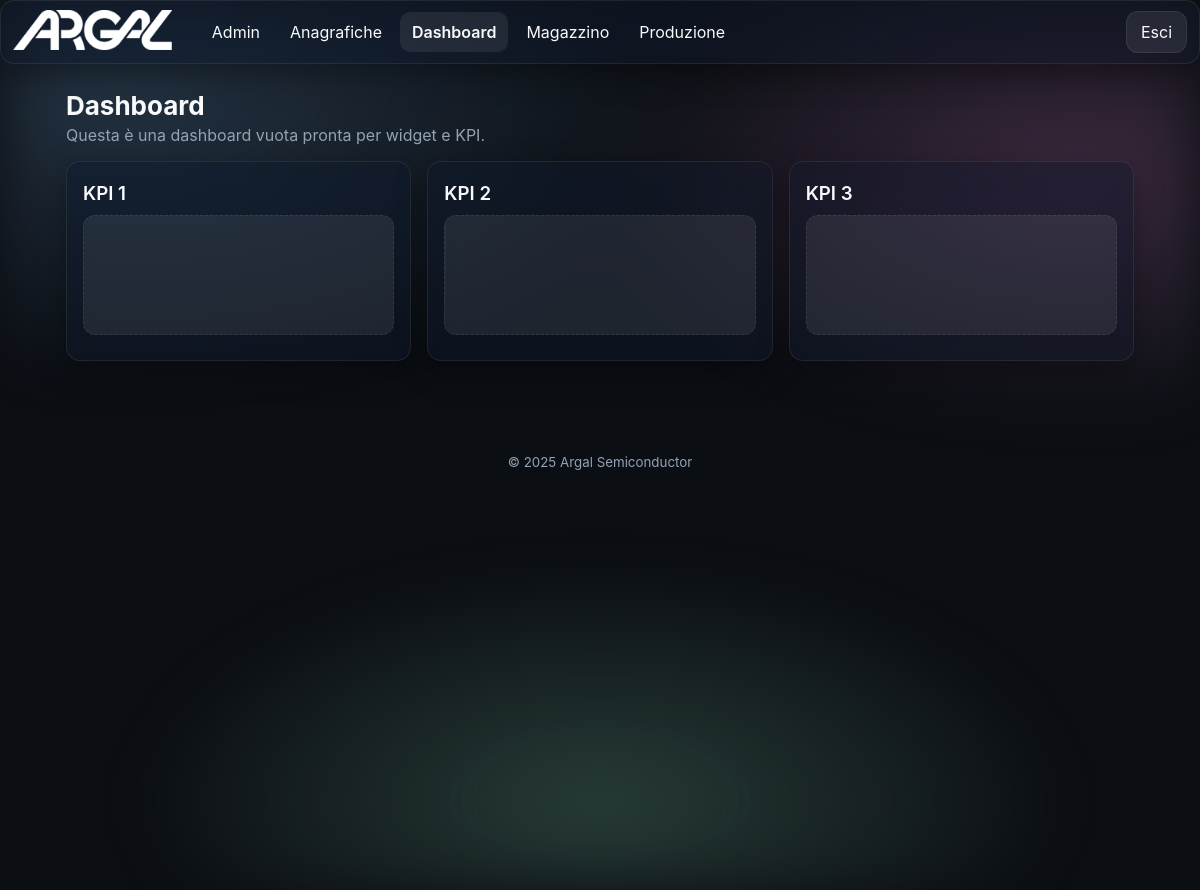
The page /dashboard/ (signed in) on the database its author committed.
### app/models.py (models this page shows)
class TimestampMixin(db.Model):
    __abstract__ = True
    created_at = db.Column(db.DateTime, default=datetime.utcnow)
    updated_at = db.Column(db.DateTime, default=datetime.utcnow, onupdate=datetime.utcnow)

class Module(TimestampMixin):
    __tablename__ = 'modules'
    id = db.Column(db.Integer, primary_key=True)
    name = db.Column(db.String(100), unique=True, nullable=False)
    slug = db.Column(db.String(100), unique=True, nullable=False)
    endpoint = db.Column(db.String(120), unique=True, nullable=False)
    enabled = db.Column(db.Boolean, default=True)
    icon = db.Column(db.String(100), default='cube')

### app/blueprints/dashboard/routes.py (the view)
@dashboard_bp.route('/')
@login_required
def index():
    return render_template('dashboard/index.html')

### app/models.py (called while the page is built)
@login_manager.user_loader
def load_user(user_id):
    try:
        return User.query.get(int(user_id))
    except Exception:
        return None

### app/templates/dashboard/index.html (shortened to what this page needs)
{% extends 'base.html' %}
{% block content %}
<section class="section">
  <h2 class="section-title">Dashboard</h2>
  <p class="section-subtitle">Questa è una dashboard vuota pronta per widget e KPI.</p>
  <div class="grid grid-3">
    <div class="card glass tall"><h3 class="card-title">KPI 1</h3><div class="placeholder shimmering"></div></div>
    <div class="card glass"><h3 class="card-title">KPI 2</h3><div class="placeholder shimmering"></div></div>
    <div class="card glass"><h3 class="card-title">KPI 3</h3><div class="placeholder shimmering"></div></div>
  </div>
</section>
{% endblock %}

### app/templates/base.html (shortened to what this page needs)
<!doctype html>
<html lang="it" data-theme="dark">
<head>
  <link rel="stylesheet" href="{{ url_for('static', filename='css/styles.css') }}">
</head>
{% set _endpoint = request.endpoint or '' %}
{% set _detected_module = (_endpoint.split('.')|first) %}
{% if active_module is defined and active_module %}
  {% set _forced_module = active_module %}
{% elif g is defined and g.active_module is defined and g.active_module %}
  {% set _forced_module = g.active_module %}
{% else %}
  {% set _forced_module = None %}
{% endif %}
{% set _current_module = _forced_module if _forced_module else _detected_module %}
<body data-module="{{ _current_module or '' }}">
  <div class="bg-aurora"></div>
  {% if current_user.is_authenticated and not embedded %}
  <header class="app-header glass">
    <div class="brand">
      <a href="{{ url_for('dashboard.index') }}" class="brand-link" style="display:inline-block;">
        <img src="{{ url_for('static', filename='img/logo.png') }}" alt="Logo" class="logo">
      </a>
    </div>
    <nav class="nav-desktop">
      {% for m in enabled_modules %}
        {% set mod_bp = (m.endpoint.split('.')|first) %}
        {% set is_active = (mod_bp == _current_module) %}
        {% set display_name = 'Anagrafiche' if (m.slug == 'products' or m.name == 'Prodotti') else m.name %}
        <a class="nav-link{{ ' active' if is_active else '' }}" href="{{ url_for(m.endpoint) }}" data-module-target="{{ mod_bp }}">{{ display_name }}</a>
      {% endfor %}
    </nav>
    <div class="header-actions">
      <a class="btn btn-ghost" href="{{ url_for('auth.logout') }}">Esci</a>
    </div>
  </header>
  {% endif %}
  <main class="container">
    {% block content %}{% endblock %}
  </main>
  {% if not embedded %}
  <footer class="app-footer">
    <small>© {{ 2025 }} Argal Semiconductor</small>
  </footer>
  {% endif %}
</body>
</html>

### app/static/css/styles.css (style rules this page uses)
:root { --radius: 14px; --gap: 16px; --glass-bg: rgba(255,255,255,.10); --glass-stroke: rgba(255,255,255,.25); --text: #0b0b0c; --muted: #6b7280; --bg: #f6f7fb; --card: rgba(255,255,255,.6); --shadow: 0 10px 30px rgba(2,6,23,.15); }
html[data-theme='dark'] { --glass-bg: rgba(17,25,40,.50); --glass-stroke: rgba(255,255,255,.08); --text: #f8fafc; --muted: #93a3b3; --bg: #0b0e13; --card: rgba(255,255,255,.08); --shadow: 0 10px 30px rgba(0,0,0,.35); color-scheme: dark light; }
* { box-sizing:border-box; }
html,body { height:100%; }
body { margin:0; font-family: -apple-system, BlinkMacSystemFont, "Segoe UI", Roboto, Inter, "Helvetica Neue", Arial, "Apple Color Emoji","Segoe UI Emoji", "Segoe UI Symbol"; color: var(--text); background: var(--bg); }
.container { max-width:1100px; margin: 90px auto 60px; padding: 0 16px; }
.bg-aurora { position: fixed; inset: 0; background: radial-gradient(1200px 600px at 10% 10%, #8ec5ff33 0%, transparent 50%), radial-gradient(1000px 500px at 90% 20%, #ffa3e533 0%, transparent 50%), radial-gradient(1200px 600px at 50% 90%, #a7f3d033 0%, transparent 40%); filter: blur(30px) saturate(120%); animation: float 16s linear infinite alternate; z-index: -1; }
.glass { background: var(--glass-bg); border: 1px solid var(--glass-stroke); backdrop-filter: blur(14px) saturate(140%); -webkit-backdrop-filter: blur(14px) saturate(140%); border-radius: var(--radius); box-shadow: var(--shadow); }
.app-header { position: fixed; top: 0; left: 0; right: 0; height: 64px; display:flex; align-items:center; gap:16px; padding: 0 12px; z-index: 1000; }
.brand { display:flex; align-items:center; gap:10px; }
.brand .logo { height: 40px; width: auto; }
.nav-desktop { margin-left: 12px; display:none; gap:6px; }
.nav-desktop .nav-link { display:inline-flex; align-items:center; gap:8px; padding:10px 12px; border-radius: 10px; text-decoration:none; color:inherit; transition: transform .2s ease, background .2s ease, font-weight .2s ease; }
.nav-desktop .nav-link.active, .nav-mobile .nav-link.active { font-weight:600; background: var(--card); }
.header-actions { margin-left:auto; display:flex; align-items:center; gap:10px; }
@media (min-width: 900px) { .nav-desktop { display:flex; } }
.btn { display:inline-flex; align-items:center; justify-content:center; gap:8px; padding:10px 14px; border-radius: 12px; border:1px solid var(--glass-stroke); background: var(--card); cursor:pointer; text-decoration:none; color:inherit; transition: transform .2s ease, filter .2s ease, background .2s ease; }
.section { margin-top: 12px; }
.section-title { font-size: 26px; margin: 10px 0; }
.section-subtitle { color: var(--muted); margin-top: -6px; }
.grid { display:grid; gap: var(--gap); }
.grid-3 { grid-template-columns: repeat(1, minmax(0,1fr)); }
@media (min-width: 950px) { .grid-3 { grid-template-columns: repeat(3, minmax(0,1fr)); } }
.card { padding: 16px 16px 22px; }
.card.tall { min-height:200px; }
.card-title { margin: 4px 0 10px; font-weight:600; }
.placeholder { height: 120px; border-radius: 12px; background: var(--card); border:1px dashed var(--glass-stroke); }
.shimmering { position: relative; overflow:hidden; }
.shimmering::after { content:""; position:absolute; inset:0; transform: translateX(-100%); background: linear-gradient(120deg, transparent, #ffffff33, transparent); animation: shimmer 1.8s infinite; }
.app-footer { text-align:center; padding: 30px 0; color: var(--muted); }

### rows shown on the page
Module: name "Admin"
Module: name "Anagrafiche"
Module: name "Dashboard"
Module: name "Magazzino"
Module: name "Produzione"

### other values the page prints
{{ 2025 }} "2025"
